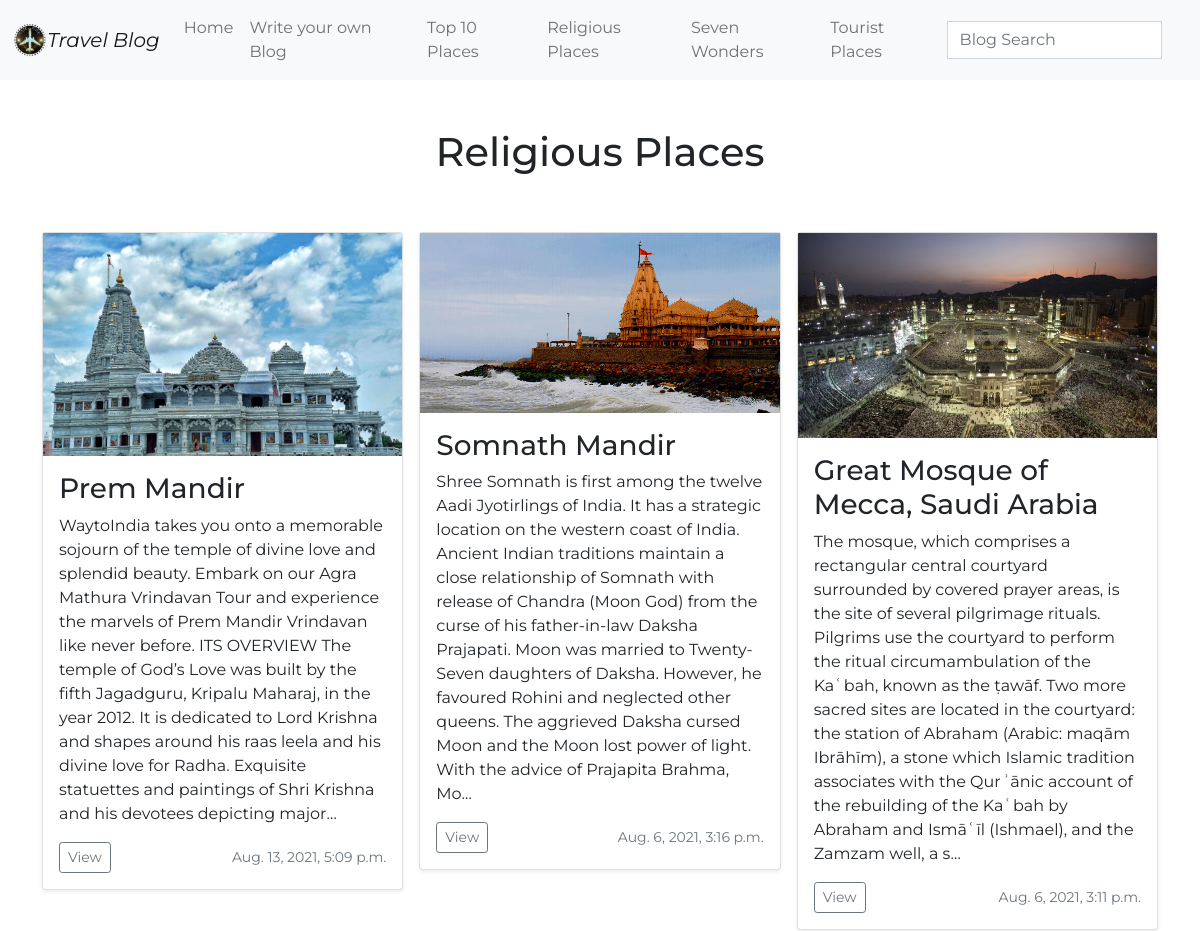
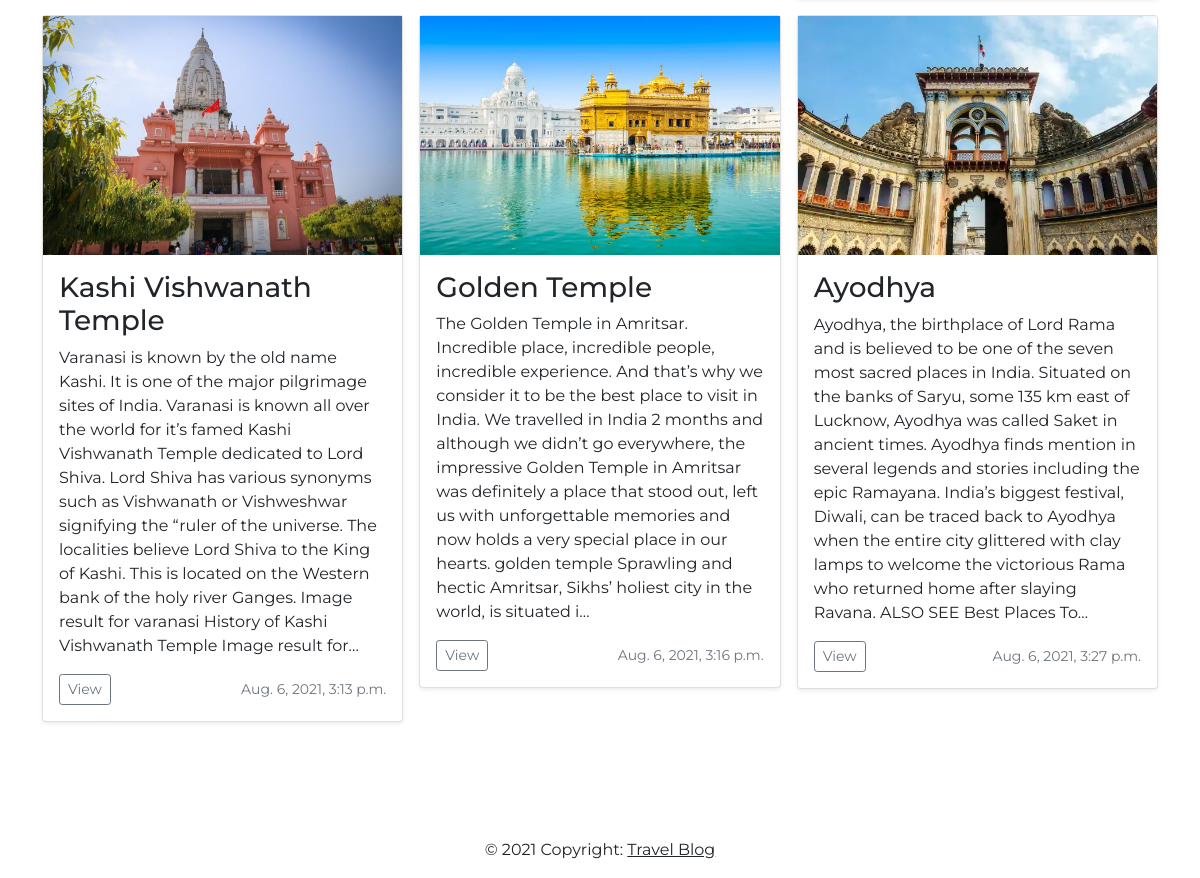
Screenshot of /category/religious/places with the database file from the repository (2 pictures, top to bottom).
### blog/models.py (models this page shows, shortened)
class blog(models.Model):
    title = CharField(max_length=50)
    date = DateTimeField(auto_now=True)
    category = CharField(max_length=35)
    author_name = CharField(max_length=30)
    description = TextField()
    image = models.ImageField(upload_to='blog')
    class Meta:
        verbose_name = 'blog'
        verbose_name_plural = 'blogs'

### blog/views.py (the view)
# urls.py: path('category/religious/places',views.blog_religious, name="religious"),
def blog_religious(request):
    q = "Religious Places"
    tourist = blog.objects.filter(category__contains=q)
    ctx = {
        'title' : 'Religious Places',
        'blogs' : tourist,
    }
    return render(request,"religious.html",ctx)

### templates/religious.html (shortened to what this page needs)
{% extends 'layout/base.html' %}
{% block content %}
<h1 class="c-align c-font py-5 bold" >Religious Places</h1>
<div class="container">
    <div class="row row-cols-1 row-cols-sm-2 row-cols-md-3 g-3">
      {% for items in blogs %}
      <div class="col">
        <div class="card shadow-sm">
            <img class="img-fluid" src="{{items.image.url}}" alt="">
          <div class="card-body">
              <h3 class="c=align c-font">{{items.title}}</h3>
            <p class="card-text c-font">{{items.description|truncatechars:500}}</p>
            <div class="d-flex justify-content-between align-items-center">
              <div class="btn-group">
                <a href="{% url 'detailed_blog' items.id %}"><button type="button" class="c-font btn btn-sm btn-outline-secondary">View</button></a>
              </div>
              <small class="c-font text-muted">{{items.date}}</small>
            </div>
          </div>
        </div>
      </div>
      {% empty %}
      <div class="alert alert-warning text-center" role="alert">
        <h4 class="alert-heading">No Blogs found!</h4>
    </div>
      {% endfor %}
    </div>
  </div>
{% endblock content %}

### templates/religious.html (style rules this page uses)
.c-align { text-align: center; }
.c-font { font-family: Monserrat, sans-serif; }
.bold { font-weight: 500; }

### templates/includes/navigation.html (style rules this page uses)
.c-font { font-family: Montserrat, sans-serif; }

### rows the page displays
blog: image (picture), title "Prem Mandir", description "WaytoIndia takes you onto a memorable sojourn of the temple of divine love and splendid beauty. Embark on our Agra Mathura Vrindavan Tour and experience the marvels of Prem Mandir Vrindavan like never before. ITS OVERVIEW The temple of God’s Love was built by the fifth Jagadguru, Kripalu Maharaj, in the year 2012. It is dedicated to Lord Krishna and shapes around his raas leela and his divine love for Radha. Exquisite statuettes and paintings of Shri Krishna and his devotees depicting major…", date "Aug. 13, 2021, 5:09 p.m."
blog: image (picture), title "Somnath Mandir", description "Shree Somnath is first among the twelve Aadi Jyotirlings of India. It has a strategic location on the western coast of India. Ancient Indian traditions maintain a close relationship of Somnath with release of Chandra (Moon God) from the curse of his father-in-law Daksha Prajapati. Moon was married to Twenty-Seven daughters of Daksha. However, he favoured Rohini and neglected other queens. The aggrieved Daksha cursed Moon and the Moon lost power of light. With the advice of Prajapita Brahma, Mo…", date "Aug. 6, 2021, 3:16 p.m."
blog: image (picture), title "Great Mosque of Mecca, Saudi Arabia", description "The mosque, which comprises a rectangular central courtyard surrounded by covered prayer areas, is the site of several pilgrimage rituals. Pilgrims use the courtyard to perform the ritual circumambulation of the Kaʿbah, known as the ṭawāf. Two more sacred sites are located in the courtyard: the station of Abraham (Arabic: maqām Ibrāhīm), a stone which Islamic tradition associates with the Qurʾānic account of the rebuilding of the Kaʿbah by Abraham and Ismāʿīl (Ishmael), and the Zamzam well, a s…", date "Aug. 6, 2021, 3:11 p.m."
blog: image (picture), title "Kashi Vishwanath Temple", description "Varanasi is known by the old name Kashi. It is one of the major pilgrimage sites of India. Varanasi is known all over the world for it’s famed Kashi Vishwanath Temple dedicated to Lord Shiva. Lord Shiva has various synonyms such as Vishwanath or Vishweshwar signifying the “ruler of the universe. The localities believe Lord Shiva to the King of Kashi. This is located on the Western bank of the holy river Ganges. Image result for varanasi History of Kashi Vishwanath Temple Image result for…", date "Aug. 6, 2021, 3:13 p.m."
blog: image (picture), title "Golden Temple", description "The Golden Temple in Amritsar. Incredible place, incredible people, incredible experience. And that’s why we consider it to be the best place to visit in India. We travelled in India 2 months and although we didn’t go everywhere, the impressive Golden Temple in Amritsar was definitely a place that stood out, left us with unforgettable memories and now holds a very special place in our hearts. golden temple Sprawling and hectic Amritsar, Sikhs’ holiest city in the world, is situated i…", date "Aug. 6, 2021, 3:16 p.m."
blog: image (picture), title "Ayodhya", description "Ayodhya, the birthplace of Lord Rama and is believed to be one of the seven most sacred places in India. Situated on the banks of Saryu, some 135 km east of Lucknow, Ayodhya was called Saket in ancient times. Ayodhya finds mention in several legends and stories including the epic Ramayana. India’s biggest festival, Diwali, can be traced back to Ayodhya when the entire city glittered with clay lamps to welcome the victorious Rama who returned home after slaying Ravana. ALSO SEE Best Places To…", date "Aug. 6, 2021, 3:27 p.m."
